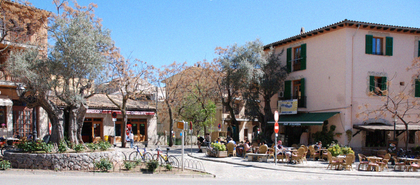
%> input picture IntegralImagingDenoisingCoursework/images/townNoisy_sigma5.png, 420 x 185 px, shrunk from 769 x 338 before the run; the run also reads 1 picture not shown here
$ octave advancedSection.m   (GNU Octave 9; MATLAB toolbox functions it lacks are replaced by stand-ins)
%> lines starting %> are read from the running program, lines starting %| are printed output that depends on the picture; long printed decimals are rounded
%> further down, imageNoisy is the input picture: size 185x420x3 uint8; mean R, G, B 132.7, 135.3, 141.2
### IntegralImagingDenoisingCoursework/nonLocalMeans.m
function [result] = nonLocalMeans(image, sigma, h, patchSize, windowSize)
%> called with sigma = 5, h = 1.25, patchSize = 3, windowSize = 21

image = double(image);
denoiseImage = zeros(size(image));

%get the r from window size 2r+1
n = floor((patchSize-1)/2);
m = floor((windowSize-1)/2);

% pad the source image to handle borders
paddedImage = padarray(image,[m,m],'symmetric','both');
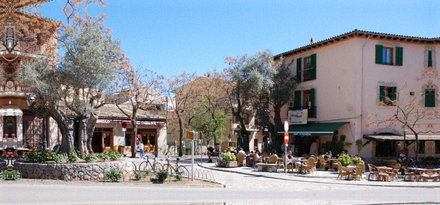
%> paddedImage: size 205x440x3 double; mean R, G, B 136.7, 140.8, 148.2
% pad the source image to get offsets
paddedOffset = padarray(image,[m+n+1,m+n+1],'symmetric','both');
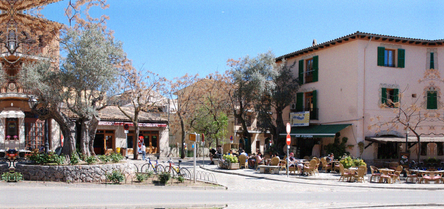
%> paddedOffset: size 209x444x3 double; mean R, G, B 137.6, 141.8, 149.4
% store the total weight of each offsets
sumWeight=denoiseImage;

% loop over the search window
for dRow = -m:m
    for dCol = -m:m

        %ignore the offset (0,0)
        if(dRow==0&&dCol==0)
            continue;
        end

        %per-pixel SSD of the entrie image
        differenceImage = (paddedOffset(1+m:end-m,1+m:end-m,:)-paddedOffset(1+m+dRow:end-m+dRow,1+m+dCol:end-m+dCol,:)).^2;

        %Integral of Image of the differenceImage
        II = computeIntegralImage(differenceImage);

        %Un-normalised SSD with of each pixels within each patch
        distance = II(patchSize+1:end-1,patchSize+1:end-1,:)+II(1:end-patchSize-1,1:end-patchSize-1,:)...
               -II(patchSize+1:end-1,1:end-patchSize-1,:)-II(1:end-patchSize-1,patchSize+1:end-1,:);

        %Weight of each patch
        weight = computeWeighting(distance,h,sigma,patchSize);

        %Get the noise pixel q
        noise = paddedImage(1+m+dRow:end-m+dRow,1+m+dCol:end-m+dCol,:);

        %summing up the weighted noise
        denoiseImage = denoiseImage+(noise.*weight);

        %summing up the weights
        sumWeight=sumWeight+weight;

    end
end
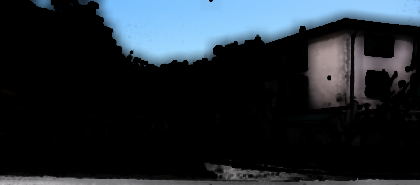
%> denoiseImage: size 185x420x3 double; mean R, G, B 14413.6, 18048.6, 21337.2; drawn with min black and max white
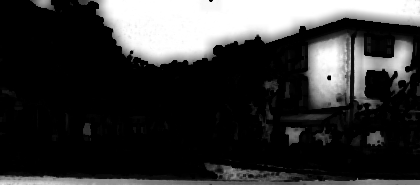
%> sumWeight: size 185x420x3 double; min 0, max 440, mean 94.7; drawn with min black and max white
% normalise by C(P)
denoiseImage=denoiseImage./sumWeight;
%> denoiseImage: size 185x420x3 double; 1.04% of the values are NaN or infinite; the others: min 0, max 255, mean 136.5

% cast the result to uint for display
result = uint8(denoiseImage);
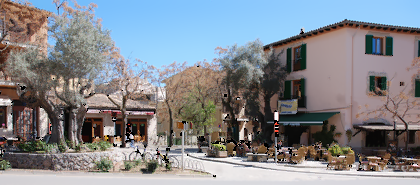
%> result: size 185x420x3 uint8; mean R, G, B 131.3, 134.1, 139.9


end

### IntegralImagingDenoisingCoursework/advancedSection.m
%% Some parameters to set - make sure that your code works at image borders!
patchSize = 3;
sigma = 5; % standard deviation (different for each image!)
h = 0.25 * sigma; %decay parameter
windowSize = 21;

%TODO - Read an image (note that we provide you with smaller ones for
%debug in the subfolder 'debug' int the 'image' folder);
%Also unless you are feeling adventurous, stick with non-colour
%images for now.
%NOTE: for each image, please also read its CORRESPONDING 'clean' or
%reference image. We will need this later to do some analysis
%NOTE2: the noise level is different for each image (it is 20, 10, and 5 as
%indicated in the image file names)

%REPLACE THIS
imageNoisy = imread('images/townNoisy_sigma5.png');
imageReference = imread('images/townReference.png');
tic;
%TODO - Implement the non-local means function
filtered = nonLocalMeans(imageNoisy, sigma, h, patchSize, windowSize);
toc

%% Let's show your results!

%Show the denoised image
figure('name', 'NL-Means Denoised Image');
imshow(filtered);

%Show difference image
diff_image = double(abs(imageReference - filtered));
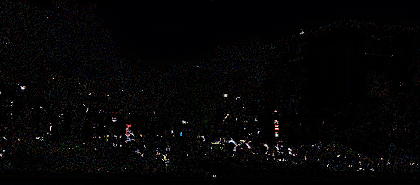
%> diff_image: size 185x420x3 double; mean R, G, B 5.2, 4.7, 5.2
figure('name', 'Difference Image');
error= diff_image ./ max(max((diff_image)));
imshow(error,[min(error(:)) max(error(:))]);

%Print some statistics ((Peak) Signal-To-Noise Ratio)
disp('For Noisy Input');
[peakSNR, SNR] = psnr(imageNoisy, imageReference);
%> peakSNR = 40.22; SNR = 35.74
disp(['SNR: ', num2str(SNR, 10), '; PSNR: ', num2str(peakSNR, 10)]);
%| SNR: 35.736; PSNR: 40.218

disp('For Denoised Result');
[peakSNR, SNR] = psnr(filtered, imageReference);
%> peakSNR = 22.51; SNR = 18.02
disp(['SNR: ', num2str(SNR, 10), '; PSNR: ', num2str(peakSNR, 10)]);
%| SNR: 18.024; PSNR: 22.506

%Feel free (if you like only :)) to use some other metrics (Root
%Mean-Square Error (RMSE), Structural Similarity Index (SSI) etc.)
